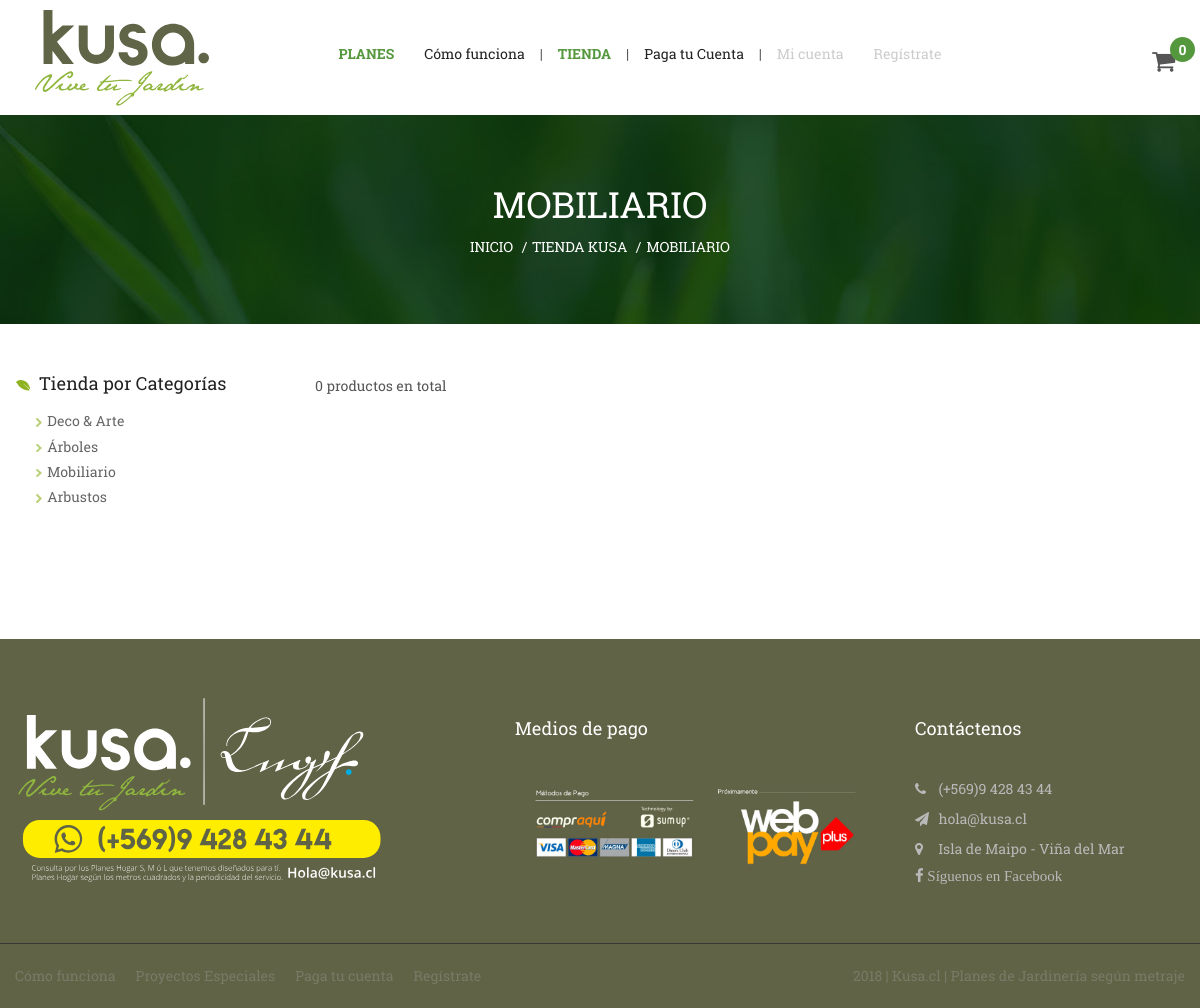
The page /web/productos/12-Mobiliario on the database its author committed.
### tables this page shows
CREATE TABLE `categorias` (
  `id_categoria` int(11) NOT NULL,
  `nombre_categoria` varchar(32) NOT NULL,
  `id_estado` int(11) NOT NULL DEFAULT '1',
  `tipo` varchar(20) NOT NULL,
  `imagen_categoria` varchar(250) NOT NULL,
  `orden` double NOT NULL DEFAULT '0'
);

### application/controllers/Web.php (called while the page is built, shortened)
<?php
class Web extends CI_Controller {
    public function __construct()
    {
		$this->load->model('homeModel', 'home');
    }
	public function productos($categoria)
	{
		$id_categoria = slug_back($categoria);
		$data['categoria'] = $this->home->obtener_categoria($id_categoria);
		$data['productos'] = $this->home->productos_por_categorias($id_categoria);
		$data['categorias'] = categorias_tienda();
		$this->load->view('layout/header');
		$this->load->view('productos', $data);
		$this->load->view('layout/footer');
	}
}

### index.php (called while the page is built, shortened)
<?php
require_once BASEPATH.'core/CodeIgniter.php';

### application/helpers/functions_helper.php (called while the page is built, shortened)
<?php defined('BASEPATH') OR exit('No direct script access allowed');
function categorias_tienda()
{
	$ci =& get_instance();
	$ci->db->order_by('orden', 'asc');
	$ci->db->where('tipo', 'producto');
	return $ci->db->get('categorias')->result();
}
function slug_cat($id, $text)
{
	$slug_url = '';
	$parts = explode(' ', $text);
	foreach($parts as $part){
		if ($part === end($parts)) {
			$slug_url .= $part;
		} else {
			$slug_url .= $part . '-';
		}
	}
	return $id .'-'.$slug_url;
}
function slug_back($text)
{
	$parts = explode('-', $text);
	return $parts[0];
}

### application/models/HomeModel.php (called while the page is built, shortened)
<?php
class HomeModel extends CI_Model {
        public function productos_por_categorias($id)
        {
            $this->db->where('p.id_categoria', $id);
            $this->db->where('p.id_estado', 1);
            $this->db->order_by('nombre_producto', 'asc');
            $this->db->join('categorias c', 'p.id_categoria = c.id_categoria');
            $query = $this->db->get('productos p');
            return $query->result();
        }
        public function obtener_categoria($id)
        {
            $this->db->where('id_categoria', $id);
            return $this->db->get('categorias')->row();
        }
}

### application/views/productos.php (the view, shortened to what this page needs)
<div class="heading-page bg-cover" style="background: url('<?= base_url();?>assets/images/bg-titulos.jpg') center center no-repeat;">
    <div class="container">
    <h1 class="text-center text-white"><?= strtoupper($categoria->nombre_categoria); ?></h1>
        <ul class="breadcrumbs">
            <li>
                <a href="<?= base_url();?>">INICIO</a>
            </li>
            <li>
                <a href="<?= base_url();?>tienda">TIENDA KUSA</a>
            </li>
             <li>
                <a href="#"><?= strtoupper($categoria->nombre_categoria); ?></a>
            </li>
        </ul>
    </div>
</div>
<div class="page-content p-t-50 p-b-80">
    <div class="container">
        <div class="row">
            <aside class="col-md-3">
                <div class="categories-widget m-b-50">
                    <h3 class="title text-block text-black text-sm m-b-15">
                        <img src="<?= base_url();?>assets/images/icon-hoja.svg"> Tienda por Categorías
                    </h3>
                    <ul class="vertical-list">
                    <?php foreach($categorias as $categoria): ?>
                        <li>
                            <a href="<?= base_url();?>web/productos/<?= slug_cat($categoria->id_categoria, $categoria->nombre_categoria); ?>">
                                <img src="<?= base_url();?>assets/images/chevron.svg">
                                <?= $categoria->nombre_categoria; ?>
                            </a>
                        </li>
                    <?php endforeach; ?>
                    </ul>
                </div>
            </aside>
            <article class="content-area col-md-9">
                <div class="shop-toolbar m-b-15">
                    <div class="row">
                        <div class="col-md-12 col-xs-12">
                            <span class="found"><?= count($productos); ?> productos en total</span>
                        </div>
                    </div>
                </div>
            </article>
        </div>
    </div>
</div>

### rows shown on the page
categorias: nombre_categoria "MOBILIARIO", nombre_categoria "Mobiliario"
categorias: nombre_categoria "Deco & Arte"
categorias: nombre_categoria "Árboles"
categorias: nombre_categoria "Arbustos"

### other values the page prints
count($this->session->carro) "0"
count($productos) "0"
